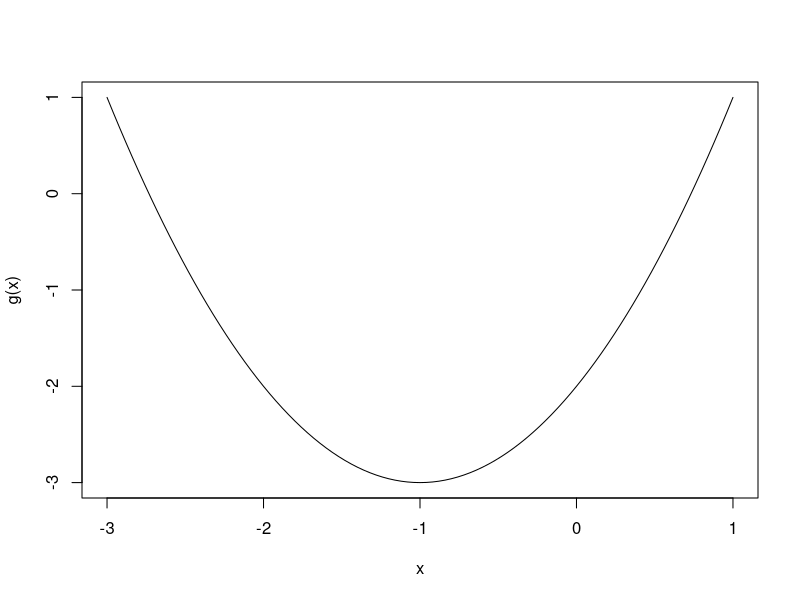

R code for this plot:
## ---- chunk 1
g <- function(x) x^2 + 2*x -2
curve(g, xlim = c(-3, 1))
## ---- chunk 2
optimize(g, interval = c(-3, 1))
## ---- chunk 3
f <- function(x) -x[2]^2 * exp(-0.5 * (x[2]^2 + x[1]^2))
optim(c(0.5, 0.5), f, lower = c(-1, -1), upper = c(3, 3), method = "L-BFGS-B")
## ---- chunk 4
h <- function(x) exp(-x[1]^2 - 3*x[1] - 7*x[2]^2 + 3*x[2] + x[3]^3 - 2*x[3] - 3)
optim(c(0.5, 0.5, -0.5), h, lower = c(-2, -3, -3), upper = c(2, 3, 0), 
      method = "L-BFGS-B", control = list(fnscale = -1))
## ---- chunk 5
w <- function(x) { x^3 - 2*x - 5 }
uniroot(w, interval = c(-5, 5))
## ---- chunk 6
poly <- function(x) { x^2 + 3*x - 2 }
integrate(poly, -2, 3)
